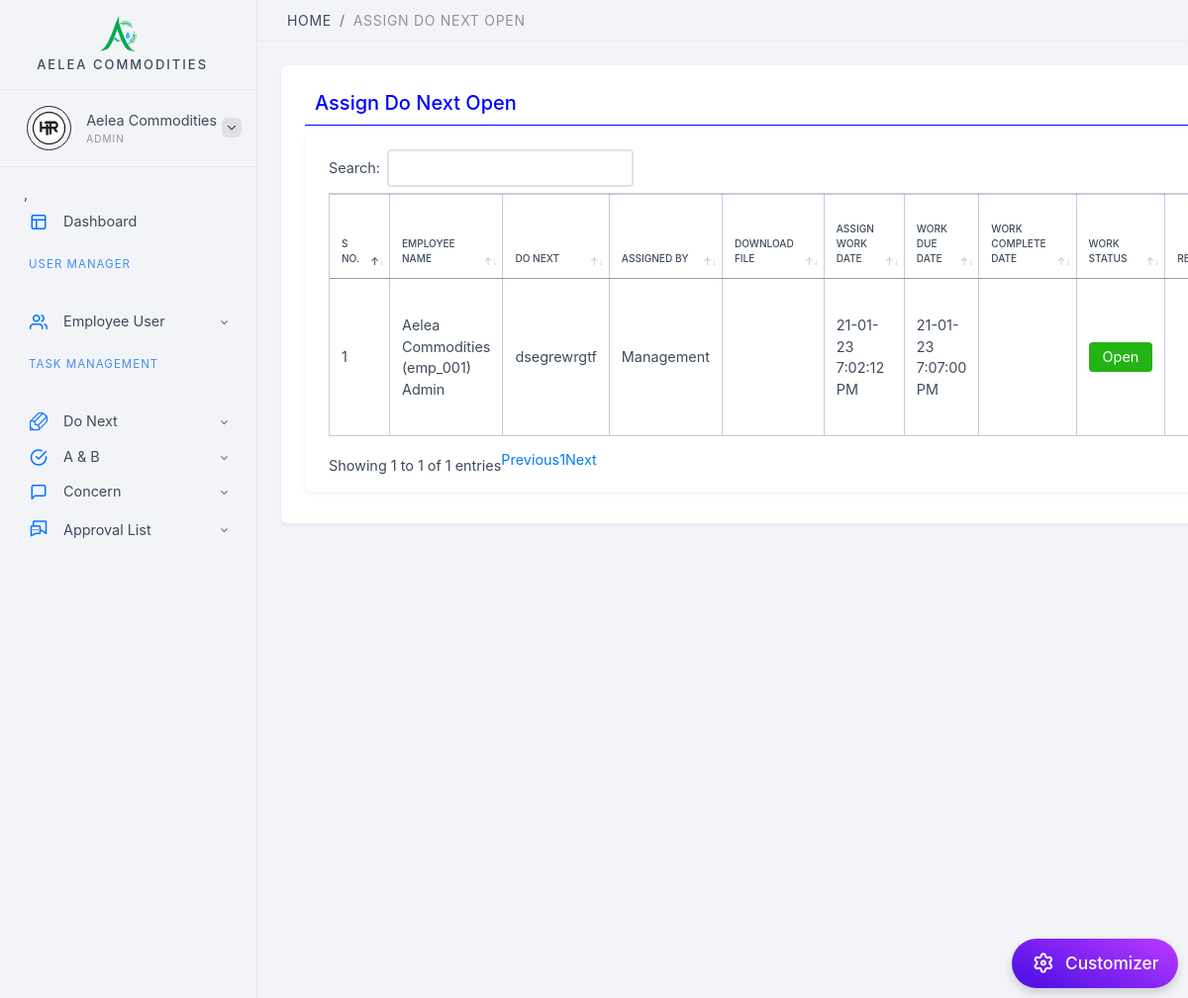
Screenshot of /emp_assign_task_list_open.php (signed in) with the database file from the repository.
### tables this page shows
CREATE TABLE `assign_task` (
  `task_id` int(11) NOT NULL,
  `emp_id` int(11) DEFAULT NULL,
  `task` text DEFAULT NULL,
  `assignby` varchar(255) DEFAULT NULL,
  `task_doc` varchar(255) DEFAULT NULL,
  `work_assign_date` datetime DEFAULT NULL,
  `work_due_date` datetime DEFAULT NULL,
  `work_com_date` datetime DEFAULT NULL,
  `status` varchar(255) DEFAULT NULL,
  `remark` text DEFAULT NULL,
  `Achievements` text DEFAULT NULL,
  `Benefits` text DEFAULT NULL,
  `attachments` varchar(255) DEFAULT NULL
);

CREATE TABLE `emp_login` (
  `id` int(11) NOT NULL,
  `emp_code` varchar(255) NOT NULL,
  `emp_name` varchar(255) NOT NULL,
  `user_id` varchar(255) NOT NULL,
  `pswd` varchar(255) NOT NULL,
  `status` int(11) NOT NULL,
  `created` datetime NOT NULL,
  `user_role` varchar(255) NOT NULL,
  `emp_pro` varchar(255) NOT NULL,
  `email_id` varchar(255) NOT NULL,
  `emp_mob` varchar(255) NOT NULL,
  `report_to` varchar(255) NOT NULL
);

### includes/App_Code.php (called while the page is built, shortened)
<?php
class App_Code {
       function getName($ID) {
       $con = mysqli_connect("localhost", "root", "", "task_management") or die(mysqli_connect_error());
        $UserRGID = $ID;
        $client = "select * from emp_login where id='$UserRGID'";
        $getNameQuery = mysqli_query($con, $client) or die(mysqli_error());
        while ($row = mysqli_fetch_assoc($getNameQuery)) {
            $emp_name = $row['emp_name'];
            $emp_code = $row['emp_code'];
            $emp_role = ucfirst( $row['user_role']);
            return $emp_name. ' (' . $emp_code .')'.' '. $emp_role;
        }
    }
}
?>

### emp_assign_task_list_open.php (the view, shortened to what this page needs)
<?php
include './includes/admin_header.php';
include './includes/data_base_save_update.php';
include './includes/App_Code.php';
$app_code_obj=new App_Code();
?>
<ul class="breadcrumb">
    <li class="breadcrumb-item"><a href="Dashboard.php">Home</a></li>
    <li class="breadcrumb-item"><span>Assign Do Next Open</span></li>
</ul>
<div class="content-i">
    <div class="content-box">
        <div class="element-wrapper">
            <div class="element-box">
                            <div class="row">
                                 <div class="col-md-12">
                                    <h5 style="color: blue;border-bottom: 1px solid blue;padding: 10px;">Assign Do Next Open</h5>
                                </div>
                            </div>
                                <div class="element-box">
   <table id="example" style="width: 100%;" class="display table table-bordered table-responsive" style="width:100%">
        <thead>
                    <tr>
                        <th>S No.</th>
                        <th>Employee Name</th>
                        <th>Do Next</th>
                         <th>Assigned By</th>
                          <th>Download File</th>
                           <th>Assign Work Date</th>
                           <th>Work Due Date</th>
                            <th>Work Complete Date</th>
                             <th>Work Status</th>
                             <th>Remark</th>
                    </tr>
        </thead>
        <tbody>
                                     <?php
                                                            $emp_id=  $_SESSION['user'];
                    $qry = mysqli_query($connection, "SELECT * FROM assign_task where emp_id='$emp_id' and status='Open' order by work_assign_date desc") or die("select query fail" . mysqli_error());
$count = 0;
while ($row = mysqli_fetch_assoc($qry)) {
    $count = $count + 1;
            $emp_id1 = $row['emp_id'];
            $task = $row['task'];
            $assignby = $row['assignby'];
            $work_assign_date = strtotime($row['work_assign_date']);
            $work_assign_date = date( 'd-m-y g:i:s A', $work_assign_date );
            $work_due_date = strtotime($row['work_due_date']);
            $work_due_date = date( 'd-m-y g:i:s A', $work_due_date );
            $work_com_date = strtotime($row['work_com_date']);
           $status  = $row['status'];
               $remark  = $row['remark'];
    ?>
                    <tr>
  <td><?php echo $count;?></td>
  <td> <?php echo $app_code_obj->getName($emp_id1);?></td>
  <td><?php echo $task;?></td>
  <td><?php echo $assignby;?></td>
   <td>
  </td>
  <td><?php echo $work_assign_date;?></td>
    <td><?php echo $work_due_date;?></td>
  <td><?php echo $work_com_date;?></td>
  <td><a href="#" class="btn btn-success"> <?php echo" $status";?></a> </td>
  <td><?php echo $remark;?></td>
                    </tr>
<?php }?>
        </tbody> </table>
   </div>
                            </div>
            </div>
        </div>
    </div>
</div>
<?php include './includes/Plugin.php'; ?>
        <?php include './includes/admin_footer.php'; ?>

### rows the page displays
assign_task: emp.user_role "Aelea Commodities (emp_001) Admin", task "dsegrewrgtf", assignby "Management", work_assign_date "21-01-23 7:02:12 PM", work_due_date "21-01-23 7:07:00 PM", status "Open"

### other values shown
$_SESSION['emp_name'] "Aelea Commodities"
$_SESSION['User_type'] "ADMIN"
